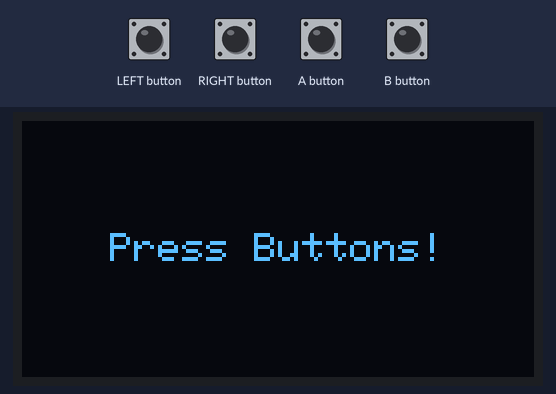
The sketch below on a simulated Arduboy, built with avr-gcc and run on an emulated ATmega32U4. On the bench: 128×64 one-colour display. The inputs (shaded band) are chosen by the test bench.

Above: at 3.4 s.
3.5 s: LEFT button pressed for 1 s
At 5.2 s:
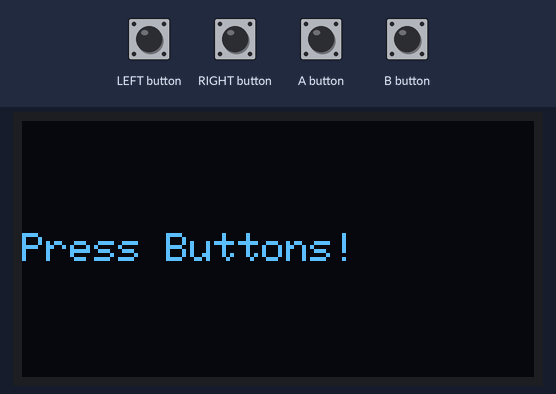
6.0 s: RIGHT button pressed for 1 s
At 7.4 s:
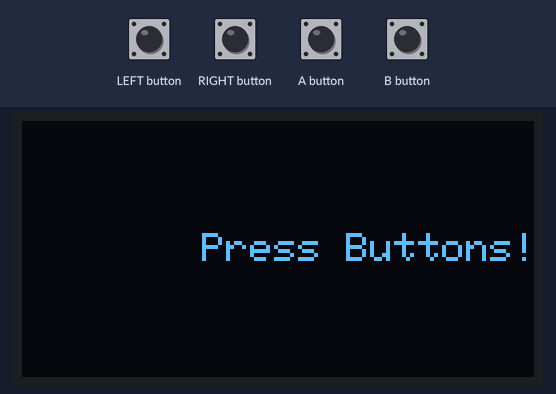
8.5 s: A button pressed for 0.15 s
At 9.8 s:
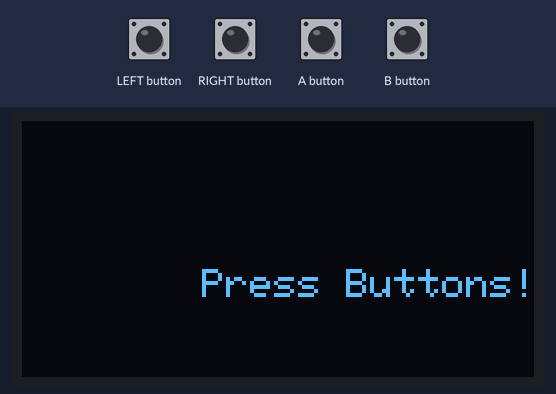
10.1 s: B button pressed for 0.15 s
At 11.3 s:
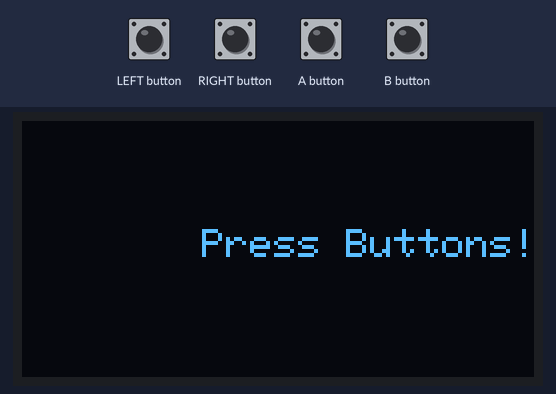
11.7 s: LEFT button pressed for 0.15 s
At 13.0 s:
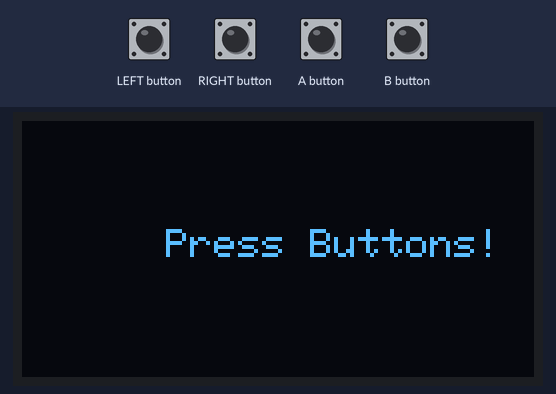
13.3 s: RIGHT button pressed for 0.15 s
At 13.37 s:
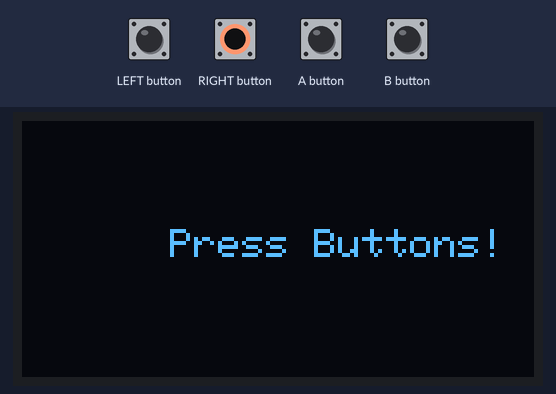
Timing chart, 0 to 15.9 s (numbered marks = the images above; inputs shaded):
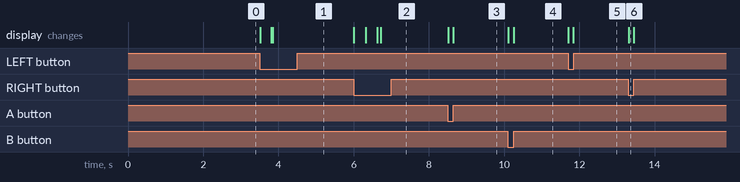

Measured:
- after the input at 3.5 s, the display: first changes at once (image 1 shows a later state)
- after the input at 6.0 s, the display: first changes at once (image 2 shows a later state)
- after the input at 8.5 s, the display: first changes at once (image 3 shows a later state)
- after the input at 10.1 s, the display: first changes at once (image 4 shows a later state)
- after the input at 11.7 s, the display: first changes at once (image 5 shows a later state)
- after the input at 13.3 s, the display: changes at once (image 6)

The sketch:

Arduboy_I2C.ino
```cpp
#include "Arduboy.h"
#include <Wire.h>

// Make an instance of arduboy used for many functions
Arduboy arduboy;

// Variables for your game go here.
char text[] = "Press Buttons!";
byte x;
byte y;

#define CHAR_WIDTH 6
#define CHAR_HEIGHT 8
#define NUM_CHARS (sizeof(text) - 1)
#define X_MAX (WIDTH - (NUM_CHARS * CHAR_WIDTH) + 1)
#define Y_MAX (HEIGHT - CHAR_HEIGHT)

void setup() {
  //initiate arduboy instance
  arduboy.begin();
  arduboy.setFrameRate(60);

  // set x and y to the middle of the screen
  x = (WIDTH / 2) - (NUM_CHARS * CHAR_WIDTH / 2);
  y = (HEIGHT / 2) - (CHAR_HEIGHT / 2);

  if (!checkI2C()){
      arduboy.println("\nCheck your circuit!");
  }

}

void loop() {
  // pause render until it's time for the next frame
  if (!(arduboy.nextFrame()))
    return;

  if(arduboy.pressed(RIGHT_BUTTON) && (x < X_MAX)) {
    x++;
  }

  if(arduboy.pressed(LEFT_BUTTON) && (x > 0)) {
    x--;
  }

  if((arduboy.pressed(UP_BUTTON) || arduboy.pressed(B_BUTTON)) && (y > 0)) {
    y--;
  }

  if((arduboy.pressed(DOWN_BUTTON) || arduboy.pressed(A_BUTTON)) && (y < Y_MAX)) {
    y++;
  }

  arduboy.clear();
  arduboy.setCursor(x, y);
  arduboy.print(text);
  arduboy.display();
}

bool checkI2C() {
  arduboy.clear();
  arduboy.println("Check i2c"); arduboy.display();
  arduboy.println("Wire.begin();"); arduboy.display();
  Wire.begin();
  byte error, address;
  int nDevices;
  arduboy.println("I2C bus Scanning..."); arduboy.display();
  nDevices = 0;
  char tempText[20];
  for(address = 8; address < 127; address++ ) {
    sprintf(tempText,"Address:%d",address);
    arduboy.setCursor(0, 24);
    arduboy.println(tempText); arduboy.display();

    Wire.beginTransmission(address);
    arduboy.println("begin.Transmission"); arduboy.display();
    error = Wire.endTransmission();
    arduboy.println("end.Transmission"); arduboy.display();
    if (error == 0) {
      arduboy.print("\nI2C device found at address 0x"); arduboy.display();
      if (address<16) {
        arduboy.print("0"); arduboy.display();
      }
      arduboy.println(address,HEX); arduboy.display();
      nDevices++;
    }
    else if (error==4) {
      arduboy.print("\nUnknow error at address 0x"); arduboy.display();
      if (address<16) {
        arduboy.print("0"); arduboy.display();
      }
      arduboy.println(address,HEX); arduboy.display();
    }
  }
  if (nDevices == 0) {
    arduboy.println("No I2C devices found\n"); arduboy.display();
    return false;
  }
  else {
    arduboy.println("done\n"); arduboy.display();
    return true;
  }
}
```
